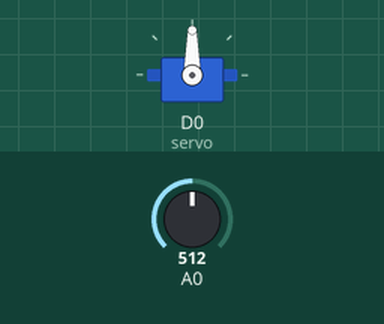
Simulated run of this sketch. Board: ESP8266 (NodeMCU). Shown: servo. Inputs (shaded band) come from the test bench; at power-on: A0 = 512.

Above: at 1.2 s.
1.3 s: A0 set to 716
At 1.7 s:
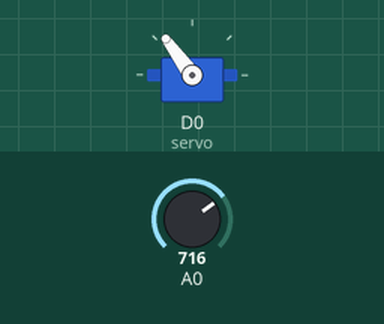
2.8 s: A0 set to 900
At 3.4 s:
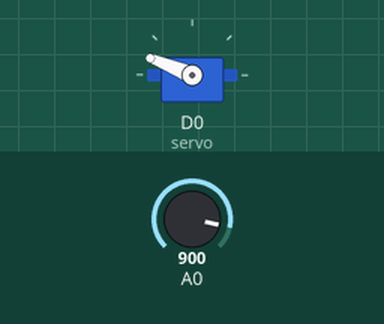
4.3 s: A0 set to 1023
At 5.5 s:
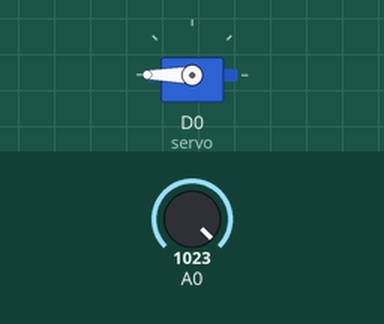
5.8 s: A0 set to 306
At 6.7 s:
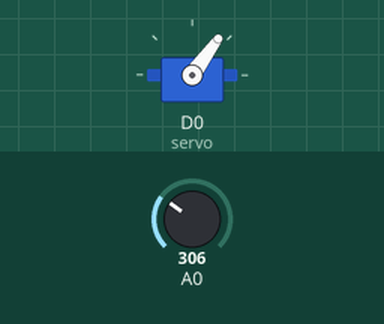
7.3 s: A0 set to 122
At 7.8 s:
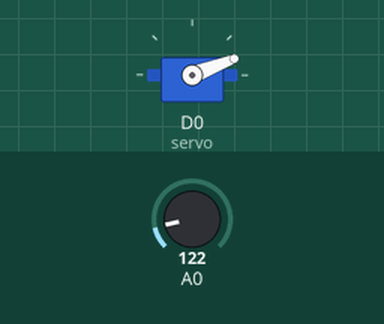
8.8 s: A0 set to 511
At 10.0 s:
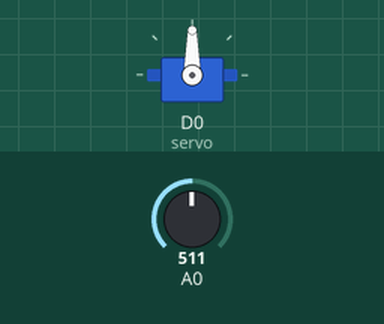
Timing chart, 0 to 11.3 s (numbered marks = the images above; inputs shaded):
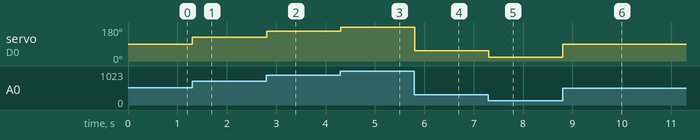

Measured:
- after the input at 1.3 s, servo on D0 (servo): 90° → 126° at once
- after the input at 2.8 s, servo on D0 (servo): 126° → 158° at once
- after the input at 4.3 s, servo on D0 (servo): 158° → 180° at once
- after the input at 5.8 s, servo on D0 (servo): 180° → 54° at once
- after the input at 7.3 s, servo on D0 (servo): 54° → 21° at once
- after the input at 8.8 s, servo on D0 (servo): 21° → 90° at once

The sketch:

evm_lab2_1.ino
```cpp
#include <Servo.h>
Servo servo;
int valpot = 0; // переменная для хранения значения потенциометра
int angleServo = 0; // переменная для хранения угла поворота сервопривода

void setup() {
  servo.attach(D0, 500, 2500); // сервопривод на выводе 8
}

void loop() {
  valpot = analogRead(A0);// чтение данных потенциометра
  // масштабируем значение к интервалу 0-180
  angleServo=map(valpot,0,1023,0,180);
  // поворот сервопривода на полученный угол
  servo.write(angleServo);
  delay(15); // пауза для ожидания поворота сервопривода
}
```
